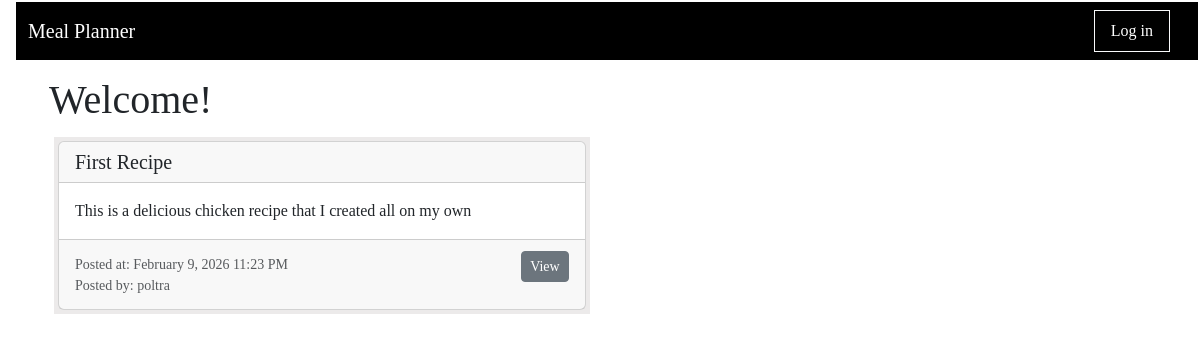
The page /index on the database as committed earlier.
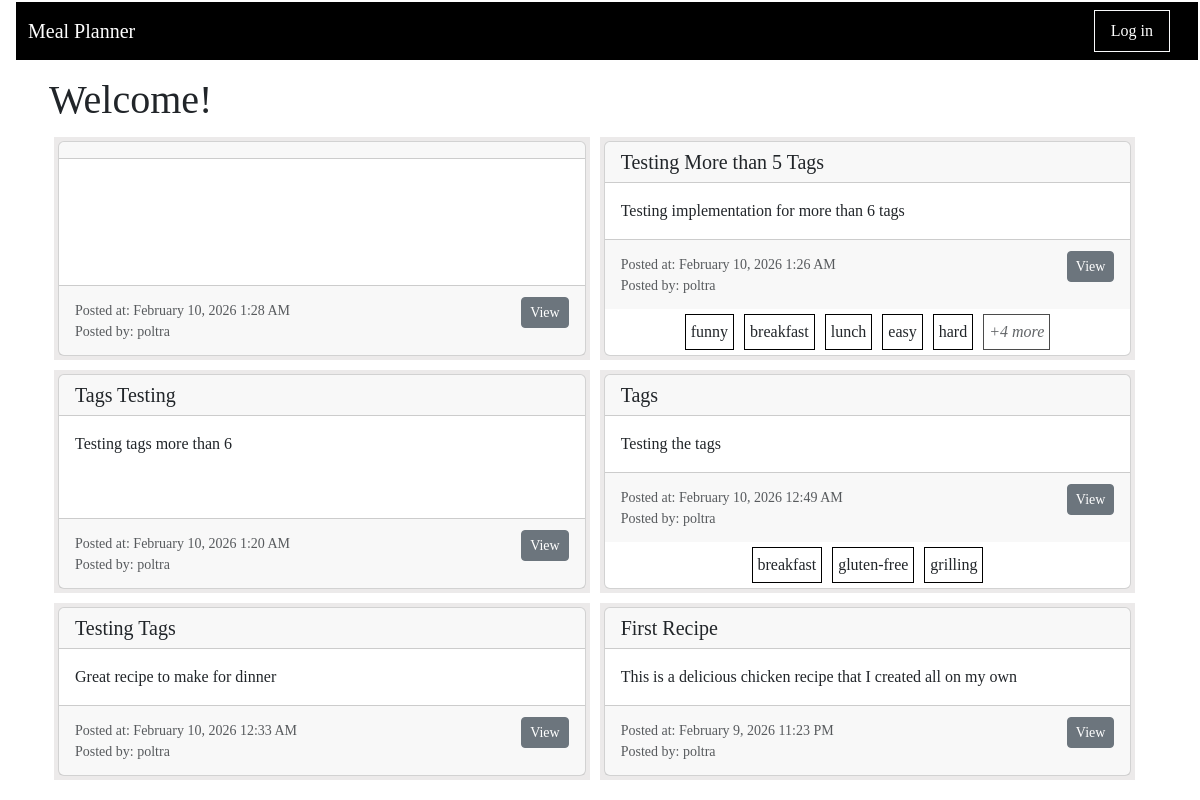
The same page on the database as committed later.
### app/main/models.py (models this page shows, shortened)
class Recipe(db.Model):
    id : sqlo.Mapped[int] = sqlo.mapped_column(primary_key=True)
    title : sqlo.Mapped[str] = sqlo.mapped_column(sqla.String(150), default="")
    description: sqlo.Mapped[str] = sqlo.mapped_column(sqla.String(1500), default="")
    servingSize : sqlo.Mapped[float] = sqlo.mapped_column(sqla.Float, default=0)
    estimatedTime : sqlo.Mapped[str] = sqlo.mapped_column(sqla.String(25), default="")
    steps : sqlo.Mapped[str] = sqlo.mapped_column(sqla.String, default="")
    timestamp : sqlo.Mapped[Optional[datetime]] = sqlo.mapped_column(default = lambda : datetime.now(timezone.utc))
    is_draft : sqlo.Mapped[bool] = sqlo.mapped_column(sqla.Boolean, default=True)
    user_id : sqlo.Mapped[int] = sqlo.mapped_column(sqla.ForeignKey('user.id'))
    writer : sqlo.Mapped['User'] = sqlo.relationship(back_populates='written_recipes')
    tags: sqlo.WriteOnlyMapped['Tag'] = sqlo.relationship(
        secondary=recipe_tags_table, primaryjoin=(recipe_tags_table.c.recipe_id == id),back_populates='recipes', passive_deletes=True)
    recipe_saved_by_users : sqlo.WriteOnlyMapped['User'] = sqlo.relationship(
        secondary=saved_recipes_table,
        primaryjoin=(saved_recipes_table.c.recipe_id == id),
        back_populates='users_saved_recipes'
    )
    def get_num_tag(self):
        return len(self.get_tags())
    ingredients_used: sqlo.WriteOnlyMapped['RecipeIngredientUse'] = sqlo.relationship(back_populates='recipe_usecase_recipe')
    def get_tags(self):
        return db.session.scalars(self.tags.select()).all()

class User(db.Model, UserMixin):
    id: sqlo.Mapped[int] = sqlo.mapped_column(primary_key=True)
    first_name: sqlo.Mapped[str] = sqlo.mapped_column(sqla.String(64))
    last_name: sqlo.Mapped[str] = sqlo.mapped_column(sqla.String(64))
    username: sqlo.Mapped[str] = sqlo.mapped_column(sqla.String(64))
    email: sqlo.Mapped[str] = sqlo.mapped_column(sqla.String(120))
    password_hash: sqlo.Mapped[str] = sqlo.mapped_column(sqla.String(256))
    is_certified: sqlo.Mapped[bool] = sqlo.mapped_column(sqla.Boolean, default=False)
    written_recipes: sqlo.WriteOnlyMapped['Recipe'] = sqlo.relationship(back_populates='writer')
    users_saved_recipes : sqlo.WriteOnlyMapped['Recipe'] = sqlo.relationship(
        secondary=saved_recipes_table,
        primaryjoin=(saved_recipes_table.c.user_id == id),
        back_populates='recipe_saved_by_users'
    )
    curr_ingredients: sqlo.WriteOnlyMapped['UserIngredientListUse'] = sqlo.relationship(back_populates='userlist_user')

class Tag(db.Model):
    id: sqlo.Mapped[int] = sqlo.mapped_column(primary_key=True)
    name: sqlo.Mapped[str] = sqlo.mapped_column(sqla.String(20))
    recipes: sqlo.WriteOnlyMapped['Recipe'] = sqlo.relationship(
        secondary=recipe_tags_table, primaryjoin=(recipe_tags_table.c.tag_id == id), back_populates='tags')

### app/main/routes.py (the view)
@bp_main.route('/', methods=['GET'])
@bp_main.route('/index', methods=['GET', 'POST'])
def index():
    empty_form = EmptyForm()
    if request.method == 'GET':
        recipes = sqla.select(Recipe).order_by(Recipe.timestamp.desc())
    all_recipes  = db.session.scalars(recipes).all()
    return render_template('index.html', title="", recipes=all_recipes, form=empty_form)

### app/main/forms.py
class EmptyForm(FlaskForm):
    submit = SubmitField('Submit')

### meal_planner.py (called while the page is built)
@app.before_request
def initDB(*args, **kwargs):
    if app._got_first_request:
        db.create_all()

### app/main/templates/index.html
{% extends "base.html" %}
{% import 'bootstrap_wtf.html' as wtf %}
{% block content %}
<div class="d-flex justify-content-between align-items-center">
    <h1 >Welcome!</h1>
</div>
    <div class="recipelist">
        {% for recipe in recipes %}
            <div class="recipe-box">{% include '_recipe.html' %} </div>
        {% endfor %}
    </div>
{% endblock %}

### app/main/templates/base.html (shortened to what this page needs)
<html>
    <head>
       <link
            href="https://cdn.jsdelivr.net/npm/bootstrap@5.3.2/dist/css/bootstrap.min.css"
            rel="stylesheet"
>
       <link rel="stylesheet" href="{{ url_for('static', filename='css/main.css') }}">
       <head>{{ moment.include_moment() }}</head>
    </head>
    <body>
        <nav class = "navbar navbar-dark navbar-expand-lg" style="background-color: black;">
            <div class="container-fluid">
                <a class="navbar-brand" href="{{ url_for('main.index') }}">Meal Planner</a>
                <div class="collapse navbar-collapse" id="navbarSupportedContent">
                    <ul class="navbar-nav ms-auto mb-2 mb-lg-0 align-items-center">
                        {% if not current_user.is_anonymous %}
                            <li class="nav-item border border-light px-2 me-3 " >
                            </li>
                            <li class="nav-item border border-light px-2 me-3 " >
                            </li>
                            <li class="nav-item border border-light px-2 me-3 " >
                                <a class="nav-link text-white" aria-current="page" href="{{ url_for('main.display_profile') }}">Profile</a>
                            </li>
                            <li class="nav-item border border-light px-2 me-3 " >
                                <a class="nav-link text-white" aria-current="page" href="{{ url_for('auth.logout') }}">Log out</a>
                            </li>
                            <li class="nav-item me-3">
                                <span class="navbar-text text-light">
                                    Current user is: <strong>{{ current_user.first_name }}</strong>
                                </span>
                            </li>
                        {% else %}
                            <li class="nav-item border border-light px-2 me-3 " >
                                <a class="nav-link text-white" aria-current="page" href="{{ url_for('auth.login') }}">Log in</a>
                            </li>
                        {% endif %}
                    </ul>
                </div>
            </div>
        </nav>
        <div class="container mt-3">
            {% block content %}{% endblock %}
        </div>
    </body>
</html>

### app/main/templates/_recipe.html (shortened to what this page needs)
<div id="recipe-{{recipe.id}}" class="card">
        <div class="card-header">
            <h5 class="card-title mb-0">{{ recipe.title }}</h5>
        </div>
        <div class="card-body">
            <p class="card-text">{{ recipe.description }}</p>
        </div>
        <div class="card-footer">
            <div>
                <small class="text-muted">Posted at: {{ moment(recipe.timestamp).format('LLL') }}</small>
                <br>
                <small class="text-muted">Posted by: {{ recipe.writer.username }}</small>
            </div>
            <div>
                <form action="{{ url_for('main.viewRecipe', recipe_id=recipe.id) }}" method="get">
                        <input type="submit" value="View" class="btn btn-secondary btn-sm" style="width: 100%">
                </form>
            </div>
        </div>
            <tr>
                    <div class = "card-tag">
                        {% if recipe.get_num_tag() > 6 %}
                            {% for tag in recipe.get_tags()[:5] %}
                                <span class = "tagitem"> {{tag.name}} </span>
                            {% endfor %}
                            <span class="tagitem tag-more">
                                +{{ recipe.get_num_tag()-5 }} more
                            </span>
                        {% else %}
                            {% for tag in recipe.get_tags() %}
                                <span class = "tagitem"> {{tag.name}} </span>
                            {% endfor %}
                        {% endif %}
                    </div>
            </tr>
</div>

### app/static/css/main.css (style rules this page uses)
body { margin: 1px 1px 1px 15px; padding: 1px; font-family: Tahoma; text-align: left; }
.recipelist { display: flex; flex-wrap: wrap; }
.recipe-box { display: flex; justify-content: center; align-items: center; background-color: #eceaea; margin: 5px; padding: 4px 4px 4px 4px; }
@media screen and (min-width: 1200px) { .recipe-box { width: 32%; } }
@media screen and (min-width: 800px) and (max-width: 1200px) { .recipe-box { width: 48%; } }
.tagitem { text-align: center; margin: 5px 5px 5px 5px; padding: 5px; border: 1px solid black; background-color: white; }
.tag-more { font-style:italic; opacity: 0.7; }
.card { width: 100%; height: 100%; }
.card-footer { display: flex; justify-content: space-between; align-items: center; min-height: 70px; }
.card-tag { display:flex; flex-wrap:wrap; justify-content:center; align-items:center; }

Rows that differ between the two databases and show on the page:
added Recipe: timestamp "February 10, 2026 1:28 AM", writer.username "poltra"
added Recipe: title "Testing More than 5 Tags", description "Testing implementation for more than 6 tags", timestamp "February 10, 2026 1:26 AM", writer.username "poltra", recipe "4"
now on this page (row unchanged): Tag: name "funny", shown under "Testing More than 5 Tags"
added Tag: name "breakfast"
added Tag: name "lunch", shown under "Testing More than 5 Tags"
added Tag: name "easy", shown under "Testing More than 5 Tags"
added Tag: name "hard", shown under "Testing More than 5 Tags"
added Recipe: title "Tags Testing", description "Testing tags more than 6", timestamp "February 10, 2026 1:20 AM", writer.username "poltra"
added Recipe: title "Tags", description "Testing the tags", timestamp "February 10, 2026 12:49 AM", writer.username "poltra"
added Tag: name "gluten-free", shown under "Tags"
added Tag: name "grilling", shown under "Tags"
added Recipe: title "Testing Tags", description "Great recipe to make for dinner", timestamp "February 10, 2026 12:33 AM", writer.username "poltra"
